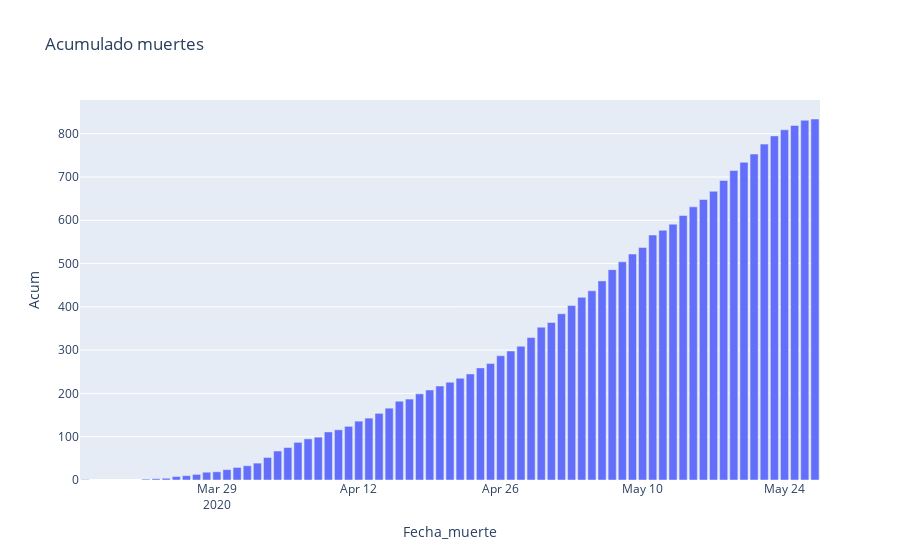

The code cell stored with this chart in its notebook:
### Code cell
#Accumulated deaths per day
Deaths['Acum']=Deaths['Muertes'].cumsum()
figure4=px.bar(Deaths, x='Fecha_muerte',y='Acum',title='Acumulado muertes')
figure4.show()
